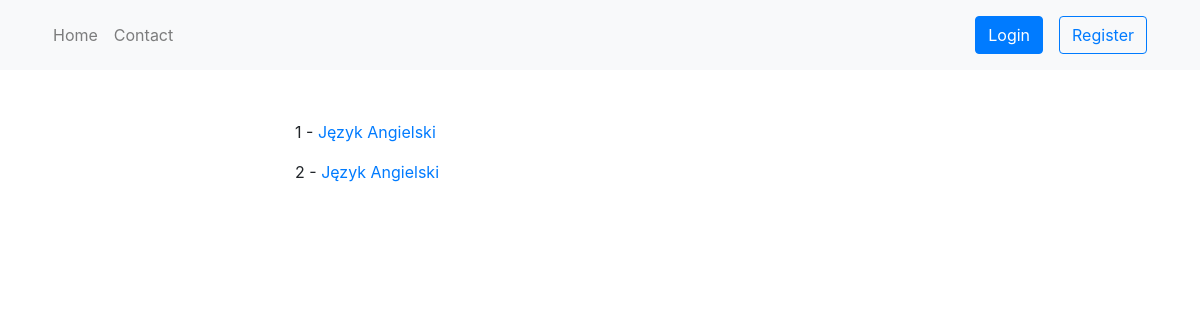
Page /schedule/ on the earlier database version.
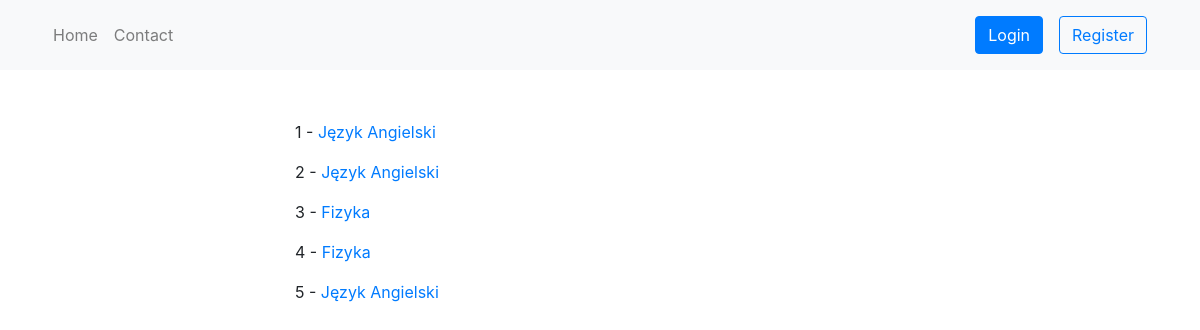
Same page on the later database version.
### schedule/models.py (models this page shows, shortened)
class Lesson(models.Model):
    subject = models.ForeignKey(Subject, on_delete=models.CASCADE)
    location = models.ForeignKey(Location, on_delete=models.CASCADE)
    start_time = models.DateTimeField()
    end_time = models.DateTimeField()
    pupil = models.ForeignKey(CustomUser, related_name='pupil', on_delete=models.CASCADE,
                              blank=True, null=True, default=None)
    teacher = models.ForeignKey(CustomUser, related_name='teacher', on_delete=models.CASCADE, default=None)
    class_group = models.ForeignKey(ClassGroup, on_delete=models.CASCADE, blank=True, null=True, default=None)
    def get_absolute_url(self):
        return reverse("schedule:lesson-detail", kwargs={"id": self.id})

class Subject(models.Model):
    title = models.CharField(max_length=50)
    def __str__(self):
        return self.title

### schedule/views.py (the view)
# urls.py: path('', LessonListView.as_view(), name='lesson-list'),
class LessonListView(ListView):
    template_name = 'lesson/lesson_list.html'
    queryset = Lesson.objects.all()

### schedule/templates/lesson/lesson_list.html
{% extends 'base.html' %}
{% block content %}
{% for instance in object_list %}
     <p>{{ instance.id }} - <a href='{{ instance.get_absolute_url }}'>{{ instance.subject }}</a></p>
{% endfor %}
{% endblock %}

### templates/base.html (shortened to what this page needs)
<!DOCTYPE html>
<html lang="en">
<head>
    {% load static %}
    <link href="{% static 'css/bootstrap.css' %}" rel="stylesheet" type="text/css"/>
    <link rel="stylesheet" href="https://stackpath.bootstrapcdn.com/bootstrap/4.3.1/css/bootstrap.min.css">
</head>
<body>
    {% include 'topnav.html' %}
	<div id="content" name="content" class="main">
		<div class="row justify-content-center">
			<div class="col-8">
                {% block content %}
                {% endblock %}
			</div>
		</div>
	</div>
</body>
</html>

### templates/topnav.html
{% load static %}
<nav class="navbar navbar-expand-lg navbar-light bg-light">
  <div class="container">
      <ul class="navbar-nav me-auto mb-2 mb-lg-0">
        <li class="nav-item">
          <a class="nav-link" href="{% url 'home' %}">Home</a>
        </li>
        <li class="nav-item">
          <a class="nav-link" href="{% url 'contact' %}">Contact</a>
        </li>
      </ul>
    {% if request.user.is_authenticated %}
      <div class="d-flex align-items-center">
        <a class="btn btn-primary m-2" href="{% url 'users:view' user_id=request.user.id %}">Account</a>
        <a class="btn btn-outline-primary m-2" href="{% url 'users:logout' %}">Logout</a>
      </div>
    {% else %}
      <div class="d-flex align-items-center">
        <a class="btn btn-primary m-2" href="{% url 'users:login' %}">Login</a>
        <a class="btn btn-outline-primary m-2" href="{% url 'users:register' %}">Register</a>
      </div>
      {% endif %}
    </div>
</nav>

### templates/base.html (style rules this page uses)
.main { margin-left:100px; margin-top:50px; padding: 0px 10px; }

Differences in the rows shown:
added Lesson: id "3", subject "Fizyka"
added Lesson: id "4", subject "Fizyka"
added Lesson: id "5", subject "Język Angielski"
